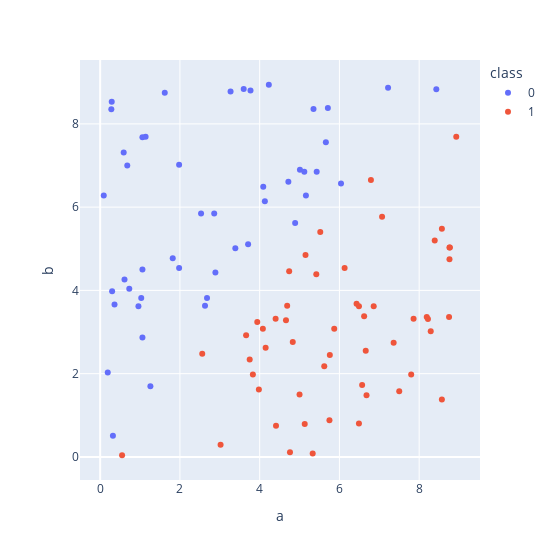

Notebook code cell kept with this figure:
### Code cell
fig = px.scatter(df, x='a',
            y='b',
            color='class',
            height=560,
            width=560,
            )
fig.show()

### Figure 1 — Plotly figure (JSON) as saved in the notebook; plotly's stock layout.template omitted (floating-point values rounded to 4 significant figures)
{"data": [{"hovertemplate": "class=0<br>a=%{x}<br>b=%{y}<extra></extra>", "legendgroup": "0", "marker": {"color": "#636efa", "symbol": "circle"}, "mode": "markers", "name": "0", "orientation": "v", "showlegend": true, "type": "scatter", "x": [0.29, 6.04, 1.06, 0.32, 1.82, 0.28, 4.89, 5.66, 1.14, 8.43, 0.61, 0.09, 3.77, 3.39, 4.13, 1.26, 3.27, 0.19, 4.23, 1.06, 2.86, 0.59, 3.6, 0.36, 1.98, 2.63, 5.01, 5.16, 4.72, 7.22, 2.53, 5.35, 5.43, 1.03, 2.68, 0.3, 5.12, 1.98, 1.06, 3.71, 0.68, 2.89, 1.62, 0.96, 4.09, 0.73, 5.71], "xaxis": "x", "y": [8.53, 6.57, 4.5, 0.51, 4.77, 8.35, 5.62, 7.56, 7.69, 8.83, 4.26, 6.28, 8.8, 5.01, 6.14, 1.7, 8.78, 2.03, 8.94, 7.68, 5.85, 7.31, 8.84, 3.66, 7.02, 3.63, 6.9, 6.28, 6.61, 8.87, 5.85, 8.36, 6.85, 3.82, 3.82, 3.98, 6.85, 4.54, 2.87, 5.11, 7, 4.43, 8.75, 3.62, 6.49, 4.04, 8.38], "yaxis": "y"}, {"hovertemplate": "class=1<br>a=%{x}<br>b=%{y}<extra></extra>", "legendgroup": "1", "marker": {"color": "#EF553B", "symbol": "circle"}, "mode": "markers", "name": "1", "orientation": "v", "showlegend": true, "type": "scatter", "x": [6.13, 5.13, 5, 6.43, 4.74, 6.66, 6.49, 6.57, 4.15, 7.5, 7.8, 6.79, 4.76, 4.4, 4.66, 3.98, 4.69, 7.07, 6.49, 0.55, 3.66, 5.52, 8.57, 5.15, 3.83, 6.68, 8.76, 4.83, 5.62, 5.87, 8.39, 5.42, 8.57, 3.02, 5.33, 8.75, 5.75, 8.29, 7.36, 5.76, 8.19, 8.76, 4.41, 6.86, 3.94, 2.56, 8.22, 6.62, 7.86, 8.93, 4.08, 8.77, 3.75], "xaxis": "x", "y": [4.54, 0.79, 1.5, 3.68, 4.46, 2.55, 0.8, 1.73, 2.62, 1.58, 1.98, 6.65, 0.11, 3.32, 3.28, 1.62, 3.63, 5.77, 3.62, 0.04, 2.92, 5.4, 5.48, 4.85, 1.98, 1.48, 4.75, 2.76, 2.18, 3.08, 5.2, 4.39, 1.38, 0.29, 0.08, 3.36, 0.88, 3.02, 2.74, 2.45, 3.36, 5.03, 0.75, 3.62, 3.24, 2.48, 3.31, 3.38, 3.32, 7.69, 3.08, 5.03, 2.34], "yaxis": "y"}], "layout": {"height": 560, "legend": {"title": {"text": "class"}, "tracegroupgap": 0}, "margin": {"t": 60}, "width": 560, "xaxis": {"anchor": "y", "domain": [0, 1], "title": {"text": "a"}}, "yaxis": {"anchor": "x", "domain": [0, 1], "title": {"text": "b"}}}}
